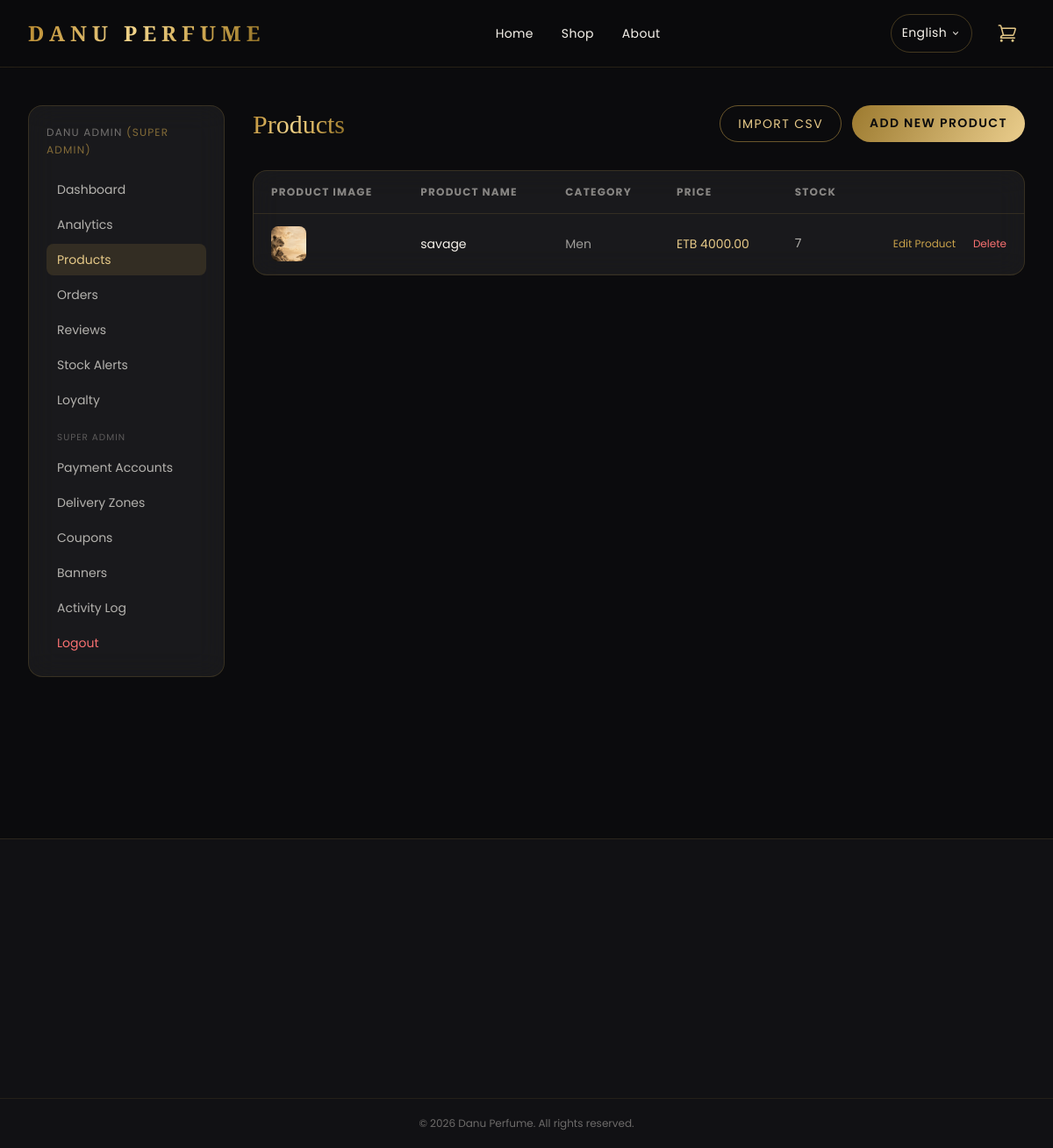
/admin/products (signed in), run on the app's committed database.
### models.py (models this page shows, shortened)
class User(UserMixin, db.Model):
    __tablename__ = "users"
    ROLE_SUPER_ADMIN = "super_admin"     # full access: products, banks, orders, users, settings
    ROLE_ORDER_MANAGER = "order_manager"  # can view products, manage orders/delivery only
    id = db.Column(db.Integer, primary_key=True)
    full_name = db.Column(db.String(120), nullable=False, default="Admin")
    username = db.Column(db.String(60), unique=True, nullable=False, index=True)
    email = db.Column(db.String(120), unique=True, nullable=True, index=True)
    password_hash = db.Column(db.String(255), nullable=False)
    role = db.Column(db.String(30), nullable=False, default=ROLE_SUPER_ADMIN)
    is_admin = db.Column(db.Boolean, default=True, nullable=False)
    created_at = db.Column(db.DateTime, default=datetime.utcnow)
    @property
    def is_super_admin(self):
        return (self.role or self.ROLE_SUPER_ADMIN) == self.ROLE_SUPER_ADMIN

class Product(db.Model):
    __tablename__ = "products"
    id = db.Column(db.Integer, primary_key=True)
    sku = db.Column(db.String(40), unique=True, nullable=True, index=True)
    name = db.Column(db.String(150), nullable=False)
    brand = db.Column(db.String(100), nullable=True)
    description = db.Column(db.Text, nullable=True)
    price = db.Column(db.Numeric(10, 2), nullable=False, default=0)
    discount_price = db.Column(db.Numeric(10, 2), nullable=True)
    stock = db.Column(db.Integer, nullable=False, default=0)
    volume_ml = db.Column(db.Integer, nullable=True, default=50)
    top_notes = db.Column(db.String(255), nullable=True)
    heart_notes = db.Column(db.String(255), nullable=True)
    base_notes = db.Column(db.String(255), nullable=True)
    image_filename = db.Column(db.String(255), nullable=True)  # primary/cover image
    is_featured = db.Column(db.Boolean, default=False)
    is_active = db.Column(db.Boolean, default=True)
    category_id = db.Column(db.Integer, db.ForeignKey("categories.id"), nullable=False)
    created_at = db.Column(db.DateTime, default=datetime.utcnow)
    updated_at = db.Column(db.DateTime, default=datetime.utcnow, onupdate=datetime.utcnow)
    order_items = db.relationship("OrderItem", backref="product", lazy=True)
    gallery_images = db.relationship(
        "ProductImage", backref="product", lazy=True,
        cascade="all, delete-orphan", order_by="ProductImage.sort_order"
    )
    reviews = db.relationship(
        "Review", backref="product", lazy=True, cascade="all, delete-orphan"
    )
    stock_alerts = db.relationship(
        "StockAlert", backref="product", lazy=True, cascade="all, delete-orphan"
    )

class Category(db.Model):
    __tablename__ = "categories"
    id = db.Column(db.Integer, primary_key=True)
    name = db.Column(db.String(80), unique=True, nullable=False)
    slug = db.Column(db.String(80), unique=True, nullable=False)
    products = db.relationship(
        "Product", backref="category", lazy=True, cascade="all, delete-orphan"
    )

### app.py (the view)
    @app.route("/admin/products")
    @login_required
    def admin_products():
        products = Product.query.order_by(Product.created_at.desc()).all()
        categories = Category.query.all()
        return render_template(
            "admin_dashboard.html",
            view="products",
            products=products,
            categories=categories,
        )

### translations.py (called while the page is built)
def get_text(key: str, lang: str = "en") -> str:
    lang_dict = TRANSLATIONS.get(lang, TRANSLATIONS["en"])
    if key in lang_dict:
        return lang_dict[key]
    return TRANSLATIONS["en"].get(key, key)

### templates/admin_dashboard.html (shortened to what this page needs)
{% extends "base.html" %}
{% block content %}
<div class="max-w-7xl mx-auto px-5 sm:px-8 py-10">
  <div class="flex flex-col md:flex-row gap-8">
    <aside class="md:w-56 shrink-0">
      <div class="glass rounded-2xl p-5 sticky top-24">
        <p class="text-xs uppercase tracking-widest text-danu-cream/40 mb-4">{{ current_user.full_name }} <span class="text-danu-gold/60">({{ (current_user.role or 'super_admin')|replace('_',' ')|title }})</span></p>
        <nav class="space-y-1 text-sm">
          <a href="{{ url_for('admin_dashboard') }}"
             class="block px-3 py-2 rounded-lg {% if view == 'overview' %}bg-danu-gold/15 text-danu-goldlight{% else %}text-danu-cream/70 hover:bg-danu-gold/5{% endif %}">
            {{ t('admin.dashboard.title') }}
          </a>
          <a href="{{ url_for('admin_analytics') }}"
             class="block px-3 py-2 rounded-lg {% if view == 'analytics' %}bg-danu-gold/15 text-danu-goldlight{% else %}text-danu-cream/70 hover:bg-danu-gold/5{% endif %}">
            Analytics
          </a>
          <a href="{{ url_for('admin_products') }}"
             class="block px-3 py-2 rounded-lg {% if view in ['products', 'product_form', 'products_import'] %}bg-danu-gold/15 text-danu-goldlight{% else %}text-danu-cream/70 hover:bg-danu-gold/5{% endif %}">
            {{ t('admin.nav.products') }}
          </a>
          <a href="{{ url_for('admin_orders') }}"
             class="block px-3 py-2 rounded-lg {% if view in ['orders', 'order_detail'] %}bg-danu-gold/15 text-danu-goldlight{% else %}text-danu-cream/70 hover:bg-danu-gold/5{% endif %}">
            {{ t('admin.nav.orders') }}
          </a>
          <a href="{{ url_for('admin_reviews') }}"
             class="block px-3 py-2 rounded-lg {% if view == 'reviews' %}bg-danu-gold/15 text-danu-goldlight{% else %}text-danu-cream/70 hover:bg-danu-gold/5{% endif %}">
            Reviews
          </a>
          <a href="{{ url_for('admin_stock_alerts') }}"
             class="block px-3 py-2 rounded-lg {% if view == 'stock_alerts' %}bg-danu-gold/15 text-danu-goldlight{% else %}text-danu-cream/70 hover:bg-danu-gold/5{% endif %}">
            Stock Alerts
          </a>
          <a href="{{ url_for('admin_loyalty') }}"
             class="block px-3 py-2 rounded-lg {% if view == 'loyalty' %}bg-danu-gold/15 text-danu-goldlight{% else %}text-danu-cream/70 hover:bg-danu-gold/5{% endif %}">
            Loyalty
          </a>
          {% if current_user.is_super_admin %}
          <p class="pt-3 pb-1 px-3 text-[0.65rem] uppercase tracking-widest text-danu-cream/30">Super Admin</p>
          <a href="{{ url_for('admin_banks') }}"
             class="block px-3 py-2 rounded-lg {% if view in ['banks', 'bank_form'] %}bg-danu-gold/15 text-danu-goldlight{% else %}text-danu-cream/70 hover:bg-danu-gold/5{% endif %}">
            Payment Accounts
          </a>
          <a href="{{ url_for('admin_delivery_zones') }}"
             class="block px-3 py-2 rounded-lg {% if view == 'delivery_zones' %}bg-danu-gold/15 text-danu-goldlight{% else %}text-danu-cream/70 hover:bg-danu-gold/5{% endif %}">
            Delivery Zones
          </a>
          <a href="{{ url_for('admin_coupons') }}"
             class="block px-3 py-2 rounded-lg {% if view == 'coupons' %}bg-danu-gold/15 text-danu-goldlight{% else %}text-danu-cream/70 hover:bg-danu-gold/5{% endif %}">
            Coupons
          </a>
          <a href="{{ url_for('admin_banners') }}"
             class="block px-3 py-2 rounded-lg {% if view in ['banners', 'banner_form'] %}bg-danu-gold/15 text-danu-goldlight{% else %}text-danu-cream/70 hover:bg-danu-gold/5{% endif %}">
            Banners
          </a>
          <a href="{{ url_for('admin_activity_log') }}"
             class="block px-3 py-2 rounded-lg {% if view == 'activity_log' %}bg-danu-gold/15 text-danu-goldlight{% else %}text-danu-cream/70 hover:bg-danu-gold/5{% endif %}">
            Activity Log
          </a>
          {% endif %}
          <a href="{{ url_for('admin_logout') }}" class="block px-3 py-2 rounded-lg text-red-400 hover:bg-red-500/10 mt-4">
            {{ t('admin.nav.logout') }}
          </a>
        </nav>
      </div>
    </aside>
    <div class="flex-1 min-w-0">
      {% if view == 'overview' %}
      <h1 class="font-serif text-3xl text-gold-gradient mb-8">{{ t('admin.dashboard.title') }}</h1>
      <div class="grid grid-cols-2 lg:grid-cols-4 gap-4 mb-10">
        <div class="glass-card rounded-2xl p-5">
          <p class="text-xs text-danu-cream/50 uppercase tracking-widest mb-1">{{ t('admin.dashboard.total_orders') }}</p>
          <p class="font-serif text-3xl text-danu-goldlight">{{ total_orders }}</p>
        </div>
        <div class="glass-card rounded-2xl p-5">
          <p class="text-xs text-danu-cream/50 uppercase tracking-widest mb-1">{{ t('admin.dashboard.total_sales') }}</p>
          <p class="font-serif text-3xl text-danu-goldlight">{{ currency }} {{ "%.2f"|format(total_sales) }}</p>
        </div>
        <div class="glass-card rounded-2xl p-5">
          <p class="text-xs text-danu-cream/50 uppercase tracking-widest mb-1">{{ t('admin.dashboard.pending_orders') }}</p>
          <p class="font-serif text-3xl text-danu-goldlight">{{ pending_orders }}</p>
        </div>
        <div class="glass-card rounded-2xl p-5">
          <p class="text-xs text-danu-cream/50 uppercase tracking-widest mb-1">Payment Methods</p>
          <p class="font-serif text-3xl text-danu-goldlight">{{ active_payment_accounts }}</p>
          <a href="{{ url_for('admin_banks') }}" class="text-xs text-danu-gold hover:underline mt-2 inline-block">Manage accounts</a>
        </div>
      </div>
      <div class="grid grid-cols-1 lg:grid-cols-2 gap-6">
        <div class="glass rounded-2xl p-6">
          <h3 class="font-serif text-lg text-danu-goldlight mb-4">Recent Orders</h3>
          <div class="space-y-3">
            {% for o in recent_orders %}
            <a href="{{ url_for('admin_order_detail', order_id=o.id) }}" class="flex items-center justify-between admin-row rounded-lg px-3 py-2 -mx-3">
              <div>
                <p class="text-sm">{{ o.order_code }}</p>
                <p class="text-xs text-danu-cream/50">{{ o.customer_name }}</p>
              </div>
              <span class="text-xs px-2 py-1 rounded-full
                {% if o.status == 'Pending' %}badge-pending{% elif o.status == 'Approved' %}badge-approved
                {% elif o.status == 'Out for Delivery' %}badge-delivery{% elif o.status == 'Delivered' %}badge-delivered
                {% else %}badge-cancelled{% endif %}">{{ o.status }}</span>
            </a>
            {% else %}
            <p class="text-sm text-danu-cream/40">No orders yet.</p>
            {% endfor %}
          </div>
        </div>
        <div class="glass rounded-2xl p-6">
          <h3 class="font-serif text-lg text-danu-goldlight mb-4">Low Stock Products</h3>
          <div class="space-y-3">
            {% for p in low_stock_products %}
            <div class="flex items-center justify-between px-1 py-2">
              <p class="text-sm">{{ p.name }}</p>
              <span class="text-xs text-red-400">{{ p.stock }} left</span>
            </div>
            {% else %}
            <p class="text-sm text-danu-cream/40">Stock levels look healthy.</p>
            {% endfor %}
          </div>
        </div>
      </div>
      {% elif view == 'products' %}
      <div class="flex items-center justify-between mb-8">
        <h1 class="font-serif text-3xl text-gold-gradient">{{ t('admin.nav.products') }}</h1>
        <div class="flex gap-3">
          <a href="{{ url_for('admin_products_import') }}" class="btn-outline-luxury border rounded-full px-5 py-2.5 text-sm uppercase tracking-widest">
            Import CSV
          </a>
          <a href="{{ url_for('admin_product_new') }}" class="btn-luxury rounded-full px-5 py-2.5 text-sm uppercase tracking-widest">
            {{ t('admin.products.add') }}
          </a>
        </div>
      </div>
      <div class="glass rounded-2xl overflow-hidden overflow-x-auto">
        <table class="w-full text-sm">
          <thead class="text-left text-xs uppercase tracking-widest text-danu-cream/50 border-b border-danu-gold/15">
            <tr>
              <th class="px-5 py-4">{{ t('admin.products.image') }}</th>
              <th class="px-5 py-4">{{ t('admin.products.name') }}</th>
              <th class="px-5 py-4">{{ t('admin.products.category') }}</th>
              <th class="px-5 py-4">{{ t('admin.products.price') }}</th>
              <th class="px-5 py-4">{{ t('admin.products.stock') }}</th>
              <th class="px-5 py-4"></th>
            </tr>
          </thead>
          <tbody>
            {% for p in products %}
            <tr class="admin-row border-b border-danu-gold/5">
              <td class="px-5 py-3">
                <img src="{{ p.image_filename and url_for('static', filename='uploads/' + p.image_filename) or 'https://placehold.co/48x48/17161a/c9a24b?text=D' }}"
                     class="w-10 h-10 rounded-lg object-cover">
              </td>
              <td class="px-5 py-3">{{ p.name }}</td>
              <td class="px-5 py-3 text-danu-cream/60">{{ p.category.name if p.category else '—' }}</td>
              <td class="px-5 py-3 text-danu-goldlight">{{ currency }} {{ "%.2f"|format(p.price) }}</td>
              <td class="px-5 py-3">
                <span class="{% if p.stock <= 5 %}text-red-400{% else %}text-danu-cream/70{% endif %}">{{ p.stock }}</span>
              </td>
              <td class="px-5 py-3 text-right whitespace-nowrap">
                <a href="{{ url_for('admin_product_edit', product_id=p.id) }}" class="text-danu-gold hover:underline text-xs mr-4">{{ t('admin.products.edit') }}</a>
                <form method="POST" action="{{ url_for('admin_product_delete', product_id=p.id) }}" class="inline"
                      onsubmit="return confirm('Delete this product?');">
                  <button type="submit" class="text-red-400 hover:underline text-xs">{{ t('admin.products.delete') }}</button>
                </form>
              </td>
            </tr>
            {% else %}
            <tr><td colspan="6" class="px-5 py-8 text-center text-danu-cream/40">No products yet.</td></tr>
            {% endfor %}
          </tbody>
        </table>
      </div>
      {% endif %}
    </div>
  </div>
</div>
{% endblock %}

### static/css/style.css (style rules this page uses)
:root { --danu-gold: #c9a24b; --danu-gold-light: #e6c988; --danu-black: #0b0b0d; --danu-charcoal: #17161a; --danu-cream: #f7f3ec; }
html { scroll-behavior: smooth; scroll-padding-top: 6rem; }
body { font-family: 'Poppins', 'Noto Sans Ethiopic', sans-serif; background-color: var(--danu-black); color: var(--danu-cream); overflow-x: hidden; font-size: 16px; line-height: 1.7; -webkit-text-size-adjust: 100%; text-size-adjust: 100%; }
p, li, label, span, button { line-height: 1.7; }
input, select, textarea, button { font-size: 16px; min-height: 44px; }
.glass { background: rgba(255, 255, 255, 0.06); backdrop-filter: blur(16px) saturate(140%); -webkit-backdrop-filter: blur(16px) saturate(140%); border: 1px solid rgba(201, 162, 75, 0.18); }
.text-gold-gradient { background: linear-gradient(120deg, #b98a2f, #f0d38a 45%, #c9a24b 75%, #8a6b23); -webkit-background-clip: text; background-clip: text; color: transparent; }
.btn-luxury { position: relative; overflow: hidden; background: linear-gradient(120deg, #9c7a2f, #e6c988, #9c7a2f); background-size: 200% auto; color: #0b0b0d; font-weight: 600; letter-spacing: 0.05em; transition: background-position 0.6s ease, transform 0.3s ease, box-shadow 0.3s ease; }
.btn-outline-luxury { border: 1px solid rgba(201, 162, 75, 0.5); color: var(--danu-gold-light); transition: all 0.35s ease; }

### data on the page
User: full_name "DANU ADMIN", role "SUPER ADMIN"
Product: image_filename (picture), name "savage", category "Men", currency "ETB", price "4000.00", stock "7", t "Edit Product", t "Delete"

### other printed values
{{ t('nav.home') }} "Home"
{{ t('nav.shop') }} "Shop"
{{ t('nav.about') }} "About"
{{ lang_names[current_lang] }} "English"
{{ t('admin.dashboard.title') }} "Dashboard"
{{ t('admin.nav.products') }} "Products"
{{ t('admin.nav.orders') }} "Orders"
{{ t('admin.nav.logout') }} "Logout"
{{ t('admin.products.add') }} "ADD NEW PRODUCT"
{{ t('admin.products.image') }} "PRODUCT IMAGE"
{{ t('admin.products.name') }} "PRODUCT NAME"
{{ t('admin.products.category') }} "CATEGORY"
{{ t('admin.products.price') }} "PRICE"
{{ t('admin.products.stock') }} "STOCK"
{{ t('footer.rights') }} "All rights reserved."
